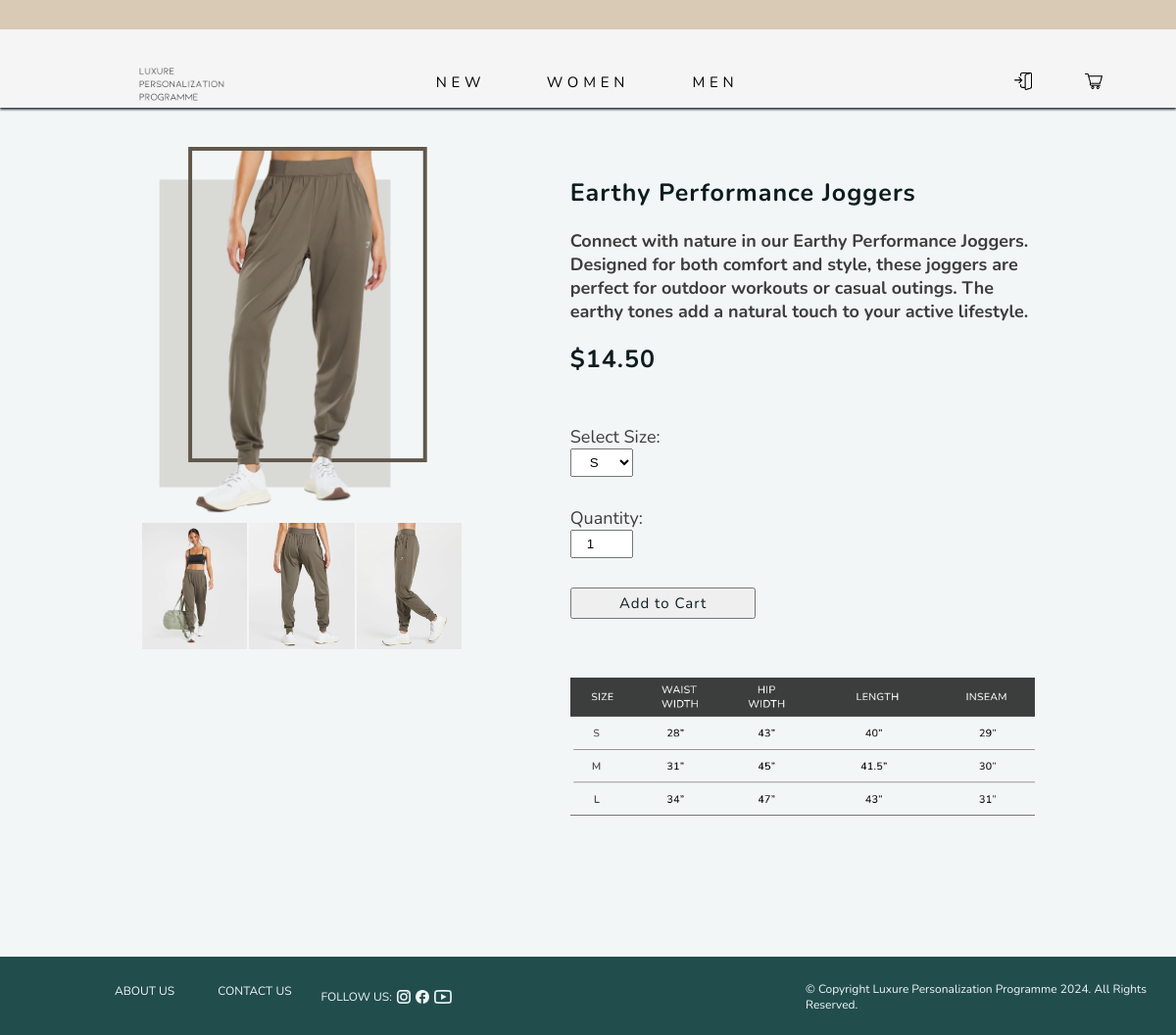
Page /product-info.php?id=11 on the committed database.
### tables this page shows
CREATE TABLE products (
    product_id INT AUTO_INCREMENT PRIMARY KEY,
    img1 VARCHAR(40),
    img2 VARCHAR(40),
    img3 VARCHAR(40),
    img4 VARCHAR(40),
    product_name VARCHAR(100),
    description TEXT,
    gender VARCHAR(10),
    cat VARCHAR(10),
    price DECIMAL(10, 2),
    is_new BOOLEAN

);

### product-info.php (the view, shortened to what this page needs)
<!DOCTYPE html>
<html lang="en" dir="ltr">
  <head>
    <link rel="stylesheet" href="css/styles.css">
  </head>
  <body>
    <header>
      <?php include "header.php"?>
    </header>
<?php
if(isset($_GET['id'])){
  require_once 'database.php';
  $product_id = mysqli_real_escape_string($conn, $_GET['id']);
  $sql = "SELECT product_id, description, img1,img2,img3,img4, product_name, price,cat FROM products WHERE product_id = '$product_id'";
  $result = mysqli_query($conn, $sql);
  if ($result) {
    while ($row = $result->fetch_assoc()) {
      $product_name = $row['product_name'];
      $img1 = $row['img1'];
      $img2 = $row['img2'];
      $img3 = $row['img3'];
      $img4 = $row['img4'];
      $description = $row['description'];
      $price = $row['price'];
      $cat = $row['cat'];
      switch ($cat) {
        case "pants":
          $sizechart = "pants.png";
            break;
    }
    }
  } else {
    echo "Error in the SQL query: " . mysqli_error($conn);
  }
}
echo ' <div class="product-info" id="product-info"> ';
echo ' <div class="product-info-content"> ';
echo '   <div class="product-info-img"> ';
echo ' <img src="images/products/' . $img1 . '" id="main-img" onclick="expandImage(event, \'main-img\')"> ';
echo ' <div class="product-more-img"> ';
echo '   <div class="more-img"> ';
echo '     <img src="images/products/' . $img2 . '" id="img-1" onclick="expandImage(event, \'img-1\')"> ';
echo '   </div> ';
echo '   <div class="more-img"> ';
echo '     <img src="images/products/' . $img3 . '" id="img-2" onclick="expandImage(event, \'img-2\')"> ';
echo '   </div> ';
echo '   <div class="more-img"> ';
echo '     <img src="images/products/' . $img4 . '" id="img-3" onclick="expandImage(event, \'img-3\')"> ';
echo '   </div> ';
echo '     </div> ';
echo '   </div> ';
echo ' <div class=""></div>';
        echo ' <div class="product-info-text">';
          echo ' <h3>'. $product_name.' </h3>';
          echo ' <h6> '.$description.'</h6>';
          echo ' <h3> $'.$price.'</h3>';
          echo ' <div class="product-form">';
          echo ' <form class="" action="' . 'product-info.php?id='.$product_id . '" method="post">';
              echo ' <div class="prod-form-size">';
                echo ' <label for="size">Select Size:</label>';
                echo ' <select name="size">';
                  echo ' <option value="S">S</option>';
                echo' </select>';
              echo '</div>';
              echo ' <div class="prod-form-qty">';
                echo ' <label for="qty">Quantity:</label>';
                echo ' <input type="number" name="quantity" value="1" min="1" max="99">';
              echo '</div>';
              echo ' <div class="add-cart-button">';
                echo ' <input type = "submit" name = "add-to-cart" value="Add to Cart" placeholder="ADD TO CART">';
              echo' </div>';
            echo' </form>';
          echo '</div>';
          echo '<div class="size-chart">';
          echo '<img src="images/size-chart/'.$sizechart.'">';
          echo '</div>';
          ?>
        </div>
      </div>
    </div>
    <footer>
      <?php include "footer.php"?>
    </footer>
  </body>
</html>

### css/styles.css (style rules this page uses)
* { margin: 0; padding: 0; }
h3 { font-family: 'Nunito', Arial, sans-serif; font-size: 25px; letter-spacing: 1px; color: #0c1c1c; }
h6 { font-family: 'Nunito', Arial, sans-serif; font-size: 18px; color: #3c3d3d; }
header { width: 100%; position: fixed; z-index: 10; }
body { background-color: #f3f6f6; display: flex; flex-direction: column; }
footer { background-color: #214d4d; height: 80px; vertical-align: middle; bottom: 0; }
::placeholder { color: #65300E; opacity: 0.7; }
.product-info { padding: 110px 12%; min-height: 700px; background-color: #f3f6f6; }
.product-info-content { display: grid; grid-template-columns: 36% 12% 52%; padding-top: 40px; }
.product-info-img img { width: 100%; }
.product-more-img { display: grid; grid-template-columns: 33.33% 33.33% 33.33%; }
.more-img { padding: 3px 1px; }
.more-img img { width: 100%; }
.product-info-text { padding: 30px 0; }
.product-info-text h3 { padding-bottom: 20px; }
.product-info-text h6 { padding-bottom: 20px; }
.product-form { padding-top: 30px; width: 40%; padding-bottom: 60px; }
.product-form label { font-family: 'Nunito', Arial, sans-serif; font-size: 18px; color: #3c3d3d; }
.prod-form-size { padding-bottom: 30px; }
.prod-form-size label { padding-right: 40px; }
.prod-form-size select { padding: 5px 15px; }
.prod-form-qty { padding-bottom: 30px; }
.prod-form-qty label { padding-right: 57px; }
.prod-form-qty input { padding: 5px 15px; width: 30px; }
.add-cart-button input { width: 100%; font-family: 'Nunito', Arial, sans-serif; font-size: 15px; letter-spacing: 1px; color: #0c1c1c; padding: 4px 0; }
.size-chart { width: 100%; }
.size-chart img { width: 100%; }

### rows in the picture
products: img1 (picture), img2 (picture), img3 (picture), img4 (picture), product_name "Earthy Performance Joggers", description "Connect with nature in our Earthy Performance Joggers. Designed for both comfort and style, these joggers are perfect for outdoor workouts or casual outings. The earthy tones add a natural touch to your active lifestyle.", price "14.50", cat (picture)
